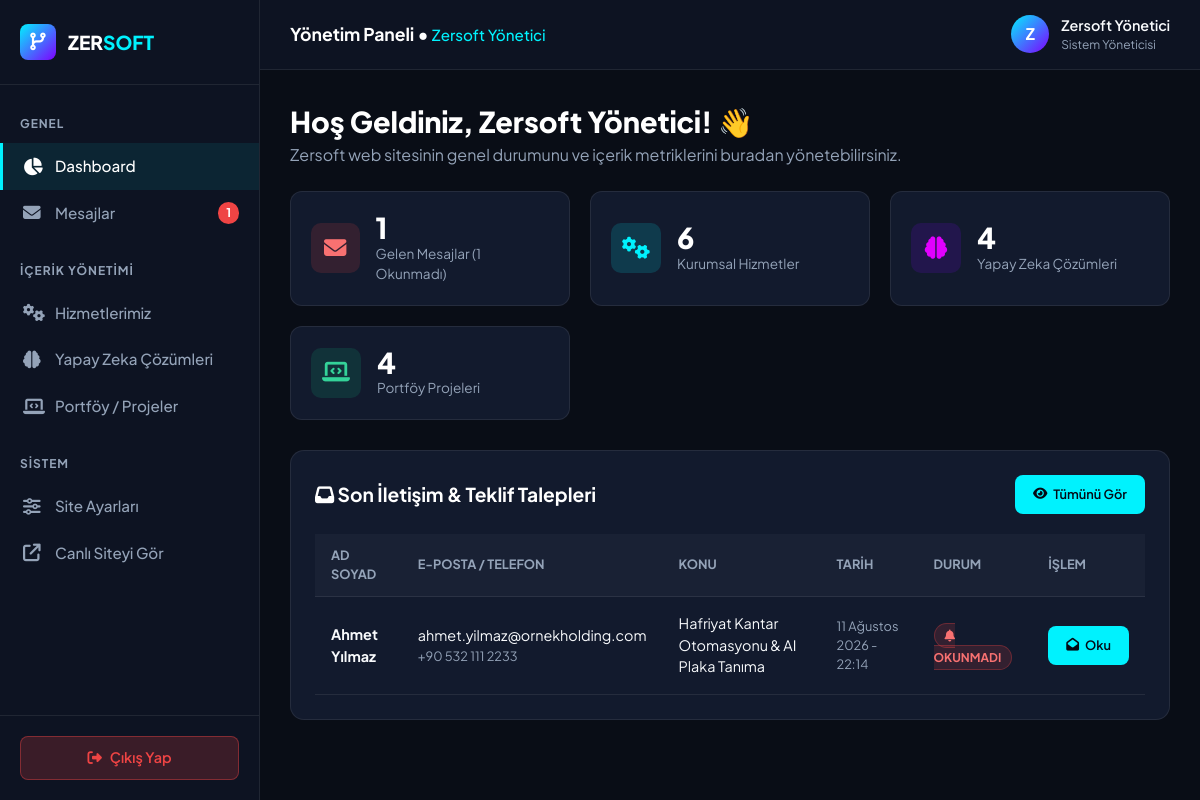
/admin/index.php (signed in), run on the app's committed database.
### tables this page shows
CREATE TABLE IF NOT EXISTS `messages` (
  `id` INT AUTO_INCREMENT PRIMARY KEY,
  `full_name` VARCHAR(100) NOT NULL,
  `email` VARCHAR(100) NOT NULL,
  `phone` VARCHAR(30) DEFAULT '',
  `subject` VARCHAR(150) NOT NULL,
  `message` TEXT NOT NULL,
  `status` VARCHAR(20) DEFAULT 'unread',
  `created_at` DATETIME DEFAULT CURRENT_TIMESTAMP
);

### includes/functions.php (called while the page is built, shortened)
<?php
require_once __DIR__ . '/../config/database.php';
function sanitize($data) {
    return htmlspecialchars(trim((string)$data), ENT_QUOTES, 'UTF-8');
}
function getUnreadMessagesCount() {
    global $db;
    try {
        $stmt = $db->query("SELECT COUNT(*) as cnt FROM messages WHERE status = 'unread'");
        $row = $stmt->fetch();
        return $row ? (int)$row['cnt'] : 0;
    } catch (Exception $e) {
        return 0;
    }
}
function formatDate($dateString) {
    $timestamp = strtotime($dateString);
    $months = [
        1 => 'Ocak', 2 => 'Şubat', 3 => 'Mart', 4 => 'Nisan',
        5 => 'Mayıs', 6 => 'Haziran', 7 => 'Temmuz', 8 => 'Ağustos',
        9 => 'Eylül', 10 => 'Ekim', 11 => 'Kasım', 12 => 'Aralık'
    ];
    $day = date('d', $timestamp);
    $month = $months[(int)date('m', $timestamp)];
    $year = date('Y', $timestamp);
    $time = date('H:i', $timestamp);
    return "$day $month $year - $time";
}

### admin/index.php (the view)
<?php
require_once __DIR__ . '/header.php';
global $db;
$unreadCount = getUnreadMessagesCount();
$totalMessages = 0;
$servicesCount = 0;
$aiCount = 0;
$projectsCount = 0;
try {
    $totalMessages = (int)$db->query("SELECT COUNT(*) FROM messages")->fetchColumn();
    $servicesCount = (int)$db->query("SELECT COUNT(*) FROM services")->fetchColumn();
    $aiCount = (int)$db->query("SELECT COUNT(*) FROM ai_solutions")->fetchColumn();
    $projectsCount = (int)$db->query("SELECT COUNT(*) FROM projects")->fetchColumn();
    $recentMessages = $db->query("SELECT * FROM messages ORDER BY id DESC LIMIT 5")->fetchAll();
} catch (Exception $e) {
    $recentMessages = [];
}
?>
<div style="margin-bottom: 24px;">
  <h1 style="font-size: 1.8rem; font-weight: 800; color: #fff;">Hoş Geldiniz, <?php echo sanitize($_SESSION['admin_user_name'] ?? 'Yönetici'); ?>! 👋</h1>
  <p style="color: var(--admin-text-muted);">Zersoft web sitesinin genel durumunu ve içerik metriklerini buradan yönetebilirsiniz.</p>
</div>
<div class="metrics-grid">
  <div class="metric-card">
    <div class="metric-icon" style="background: rgba(239, 68, 68, 0.15); color: #f87171;">
      <i class="fa-solid fa-envelope"></i>
    </div>
    <div>
      <div class="metric-val"><?php echo $totalMessages; ?></div>
      <div class="metric-title">Gelen Mesajlar (<?php echo $unreadCount; ?> Okunmadı)</div>
    </div>
  </div>
  <div class="metric-card">
    <div class="metric-icon" style="background: rgba(0, 242, 254, 0.15); color: #00f2fe;">
      <i class="fa-solid fa-gears"></i>
    </div>
    <div>
      <div class="metric-val"><?php echo $servicesCount; ?></div>
      <div class="metric-title">Kurumsal Hizmetler</div>
    </div>
  </div>
  <div class="metric-card">
    <div class="metric-icon" style="background: rgba(127, 0, 255, 0.15); color: #e100ff;">
      <i class="fa-solid fa-brain"></i>
    </div>
    <div>
      <div class="metric-val"><?php echo $aiCount; ?></div>
      <div class="metric-title">Yapay Zeka Çözümleri</div>
    </div>
  </div>
  <div class="metric-card">
    <div class="metric-icon" style="background: rgba(16, 185, 129, 0.15); color: #34d399;">
      <i class="fa-solid fa-laptop-code"></i>
    </div>
    <div>
      <div class="metric-val"><?php echo $projectsCount; ?></div>
      <div class="metric-title">Portföy Projeleri</div>
    </div>
  </div>
</div>
<div class="card-panel">
  <div class="panel-header">
    <div class="panel-title"><i class="fa-solid fa-inbox text-gradient"></i> Son İletişim & Teklif Talepleri</div>
    <a href="messages.php" class="btn-admin-primary btn-sm"><i class="fa-solid fa-eye"></i> Tümünü Gör</a>
  </div>
  <?php if (empty($recentMessages)): ?>
    <div style="padding: 30px; text-align: center; color: var(--admin-text-muted);">
      Henüz gelen bir iletişim mesajı bulunmamaktadır.
    </div>
  <?php else: ?>
    <table class="admin-table">
      <thead>
        <tr>
          <th>Ad Soyad</th>
          <th>E-Posta / Telefon</th>
          <th>Konu</th>
          <th>Tarih</th>
          <th>Durum</th>
          <th>İşlem</th>
        </tr>
      </thead>
      <tbody>
        <?php foreach ($recentMessages as $msg): ?>
          <tr>
            <td><strong><?php echo sanitize($msg['full_name']); ?></strong></td>
            <td>
              <div><?php echo sanitize($msg['email']); ?></div>
              <div style="font-size: 0.8rem; color: var(--admin-text-muted);"><?php echo sanitize($msg['phone']); ?></div>
            </td>
            <td><?php echo sanitize($msg['subject']); ?></td>
            <td style="font-size: 0.8rem; color: var(--admin-text-muted);"><?php echo formatDate($msg['created_at']); ?></td>
            <td>
              <?php if ($msg['status'] === 'unread'): ?>
                <span class="status-badge badge-unread"><i class="fa-solid fa-bell"></i> Okunmadı</span>
              <?php else: ?>
                <span class="status-badge badge-read"><i class="fa-solid fa-check"></i> Okundu</span>
              <?php endif; ?>
            </td>
            <td>
              <a href="messages.php?id=<?php echo $msg['id']; ?>" class="btn-admin-primary btn-sm"><i class="fa-solid fa-envelope-open"></i> Oku</a>
            </td>
          </tr>
        <?php endforeach; ?>
      </tbody>
    </table>
  <?php endif; ?>
</div>
</main>
</body>
</html>

### assets/css/admin.css (style rules this page uses)
:root { --admin-bg: #090d16; --admin-sidebar-bg: #0d1322; --admin-card-bg: #121a2d; --admin-border: rgba(255, 255, 255, 0.08); --admin-accent: #00f2fe; --admin-purple: #7f00ff; --admin-text: #f8fafc; --admin-text-muted: #94a3b8; --admin-danger: #ef4444; --admin-success: #10b981; --admin-warning: #f59e0b; }
*, *::before, *::after { box-sizing: border-box; margin: 0; padding: 0; }
body { background-color: var(--admin-bg); color: var(--admin-text); font-family: 'Plus Jakarta Sans', sans-serif; line-height: 1.5; display: flex; min-height: 100vh; }
a { color: inherit; text-decoration: none; }
.metrics-grid { display: grid; grid-template-columns: repeat(auto-fit, minmax(220px, 1fr)); gap: 20px; margin-bottom: 30px; }
.metric-card { background: var(--admin-card-bg); border: 1px solid var(--admin-border); border-radius: 12px; padding: 20px; display: flex; align-items: center; gap: 16px; }
.metric-icon { width: 50px; height: 50px; border-radius: 10px; background: rgba(0, 242, 254, 0.1); color: var(--admin-accent); display: flex; align-items: center; justify-content: center; font-size: 1.4rem; }
.metric-val { font-size: 1.8rem; font-weight: 800; color: #fff; line-height: 1.1; }
.metric-title { font-size: 0.85rem; color: var(--admin-text-muted); }
.card-panel { background: var(--admin-card-bg); border: 1px solid var(--admin-border); border-radius: 14px; padding: 24px; margin-bottom: 30px; }
.panel-header { display: flex; align-items: center; justify-content: space-between; margin-bottom: 20px; }
.panel-title { font-size: 1.2rem; font-weight: 700; color: #fff; }
.admin-table { width: 100%; border-collapse: collapse; text-align: left; }
.admin-table th { padding: 12px 16px; background: rgba(255, 255, 255, 0.03); color: var(--admin-text-muted); font-size: 0.8rem; font-weight: 700; text-transform: uppercase; border-bottom: 1px solid var(--admin-border); }
.admin-table td { padding: 16px; border-bottom: 1px solid var(--admin-border); font-size: 0.9rem; vertical-align: middle; }
.btn-sm { padding: 6px 12px; font-size: 0.8rem; border-radius: 6px; }
.btn-admin-primary { background: var(--admin-accent); color: #040914; font-weight: 600; border: none; cursor: pointer; display: inline-flex; align-items: center; gap: 6px; padding: 10px 18px; border-radius: 8px; transition: all 0.2s; }
.status-badge { padding: 4px 10px; border-radius: 20px; font-size: 0.75rem; font-weight: 700; text-transform: uppercase; }
.badge-unread { background: rgba(239, 68, 68, 0.15); color: #f87171; border: 1px solid rgba(239, 68, 68, 0.3); }
::placeholder { color: #64748b !important; opacity: 1; }

### data on the page
messages: full_name "Ahmet Yılmaz", email "ahmet.yilmaz@ornekholding.com", phone "+90 532 111 2233", subject "Hafriyat Kantar Otomasyonu & AI Plaka Tanıma", created_at "11 Ağustos 2026 - 22:14", status "unread" (drawn)

### other printed values
$unreadMessagesCount "1"
$_SESSION['admin_user_name'] "Zersoft Yönetici"
substr($_SESSION['admin_user_name'] ?? 'A', 0, 1) "Z"
$totalMessages "1"
$unreadCount "1"
$servicesCount "6"
$aiCount "4"
$projectsCount "4"
